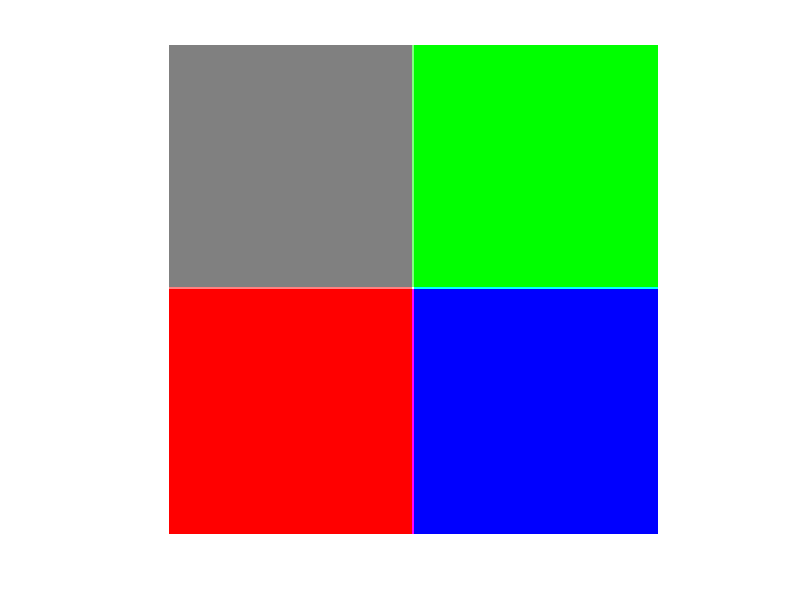

Reproduce this figure in MATLAB.
image=zeros(200,200,3); 
image(1:100,1:100,1)=0.5;
image(1:100,1:100,2)=0.5;
image(1:100,1:100,3)=0.5;

image(1:100,100:200,2)=1;   %Green (maximum value)
image(100:200,1:100,1)=1;   %Red (maximum value)
image(100:200,100:200,3)=1;   %Blue (maximum value)


figure, imshow(image);

